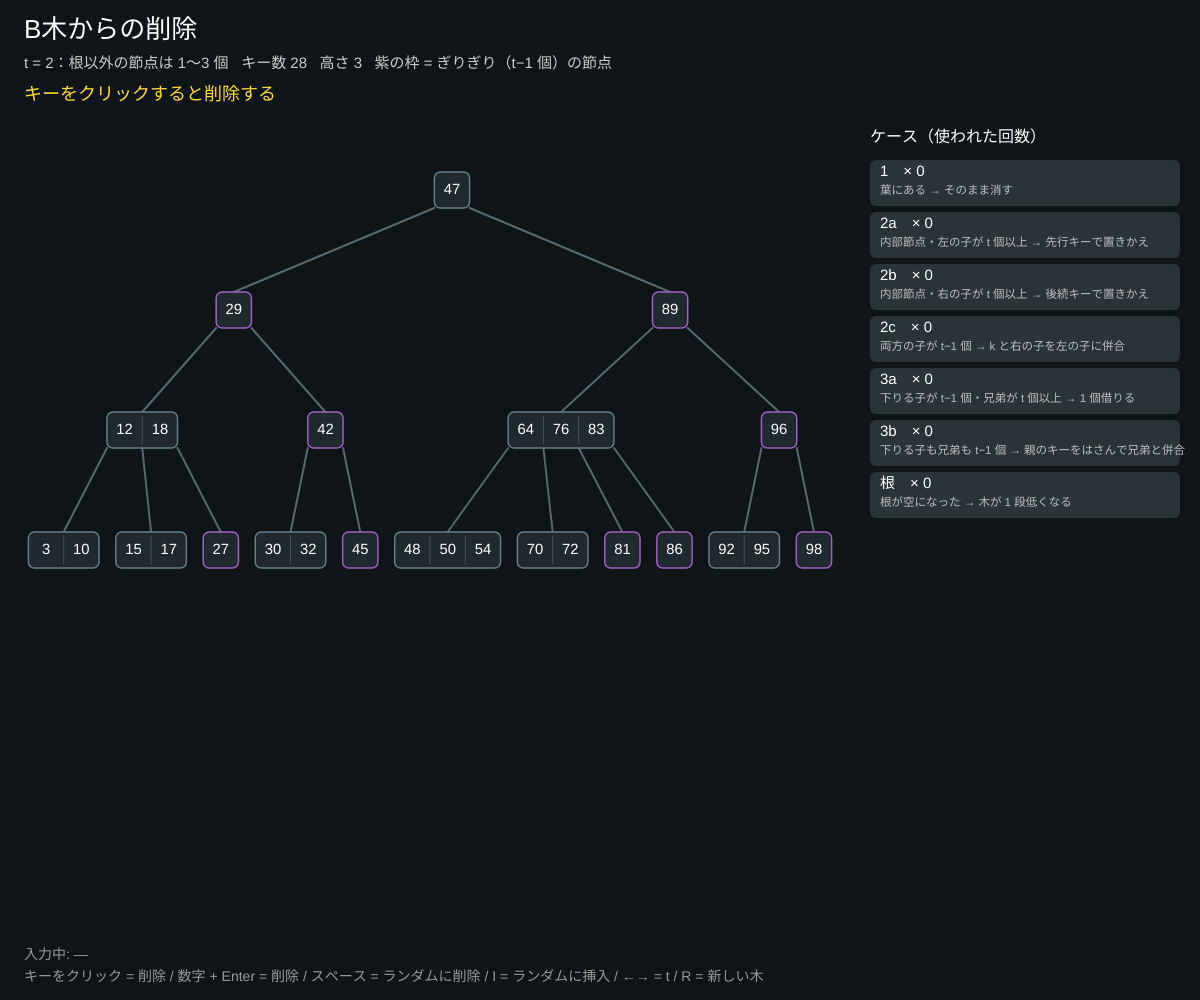
Frame 1 (no input)
Frame 60 (no input): identical to frame 1, image omitted
Frame 120 (the mouse pressed at the canvas centre since frame 60): identical to frame 1, image omitted

The p5.js sketch that drew this single still picture (run headless with seeded random() and noise() and a simulated clock; from frame 60 on, the mouse is pressed at the canvas centre):

// p5.js sketch
// ── sketch.js
// ============================================
// 02 B木からの削除 ─ 6 つのケース
// 下りる前に「子のキーが t 個以上ある」ようにしておくのがコツ
// ケース 1 葉から消す / 2a 先行キーで置換 / 2b 後続キーで置換 / 2c 併合 / 3a 兄弟から借りる（回転）/ 3b 兄弟と併合
// キーをクリックで削除 / 数字 + Enter で削除 / スペースでランダムに削除 / I でランダムに挿入 / ←→ で t / R で新しい木
// ============================================

let T = 2;            // ★ 最小次数 t（3 にすると太い木になる）
let N = 28;           // ★ 最初のキーの数
let SPEED = 0.85;     // ★ 1 コマの秒数

let root, uid = 0;
let frames = [], fi = 0, timer = 0, pending = [];
let keyPos = {}, boxPos = {}, kwNow = 40;
let typed = '';
let tally = { '1': 0, '2a': 0, '2b': 0, '2c': 0, '3a': 0, '3b': 0, 'shrink': 0 };
let lastCase = '';
const CASES = [
  ['1', '葉にある → そのまま消す'],
  ['2a', '内部節点・左の子が t 個以上 → 先行キーで置きかえ'],
  ['2b', '内部節点・右の子が t 個以上 → 後続キーで置きかえ'],
  ['2c', '両方の子が t−1 個 → k と右の子を左の子に併合'],
  ['3a', '下りる子が t−1 個・兄弟が t 個以上 → 1 個借りる'],
  ['3b', '下りる子も兄弟も t−1 個 → 親のキーをはさんで兄弟と併合'],
  ['shrink', '根が空になった → 木が 1 段低くなる'],
];

function setup() {
  createCanvas(windowWidth, windowHeight);
  colorMode(HSB, 360, 100, 100, 100);
  reset();
}

function shuffleArr(a) {
  for (let i = a.length - 1; i > 0; i--) { let j = floor(random(i + 1)); [a[i], a[j]] = [a[j], a[i]]; }
  return a;
}

function reset() {
  uid = 0; root = newNode(true); frames = []; fi = 0; pending = []; keyPos = {}; boxPos = {};
  for (let c in tally) tally[c] = 0;
  lastCase = '';
  for (let k of shuffleArr([...Array(99).keys()].map((i) => i + 1)).slice(0, N)) btInsert(k);
  snap('キーをクリックすると削除する', {});
}

function newNode(leaf) { return { id: uid++, keys: [], kids: [], leaf }; }
function clone(n) { return { id: n.id, keys: [...n.keys], kids: n.kids.map(clone), leaf: n.leaf }; }
function snap(msg, hi) { frames.push({ tree: clone(root), msg, hi, tally: { ...tally }, lastCase }); }
function has(n, k) { return n.keys.includes(k) || n.kids.some((c) => has(c, k)); }
function allKeys(n, out = []) { out.push(...n.keys); n.kids.forEach((c) => allKeys(c, out)); return out; }
function treeH(x) { return x.leaf ? 0 : 1 + treeH(x.kids[0]); }

// ---------- 挿入（木を用意するため）----------
function btInsert(k) {
  if (has(root, k)) return;
  if (root.keys.length === 2 * T - 1) { let s = newNode(false); s.kids.push(root); root = s; splitChild(s, 0); }
  insertNonfull(root, k);
}
function splitChild(x, i) {
  let y = x.kids[i], z = newNode(y.leaf);
  z.keys = y.keys.splice(T);
  let mid = y.keys.pop();
  if (!y.leaf) z.kids = y.kids.splice(T);
  x.keys.splice(i, 0, mid); x.kids.splice(i + 1, 0, z);
}
function insertNonfull(x, k) {
  let i = 0;
  while (i < x.keys.length && k > x.keys[i]) i++;
  if (x.leaf) { x.keys.splice(i, 0, k); return; }
  if (x.kids[i].keys.length === 2 * T - 1) { splitChild(x, i); if (k > x.keys[i]) i++; }
  insertNonfull(x.kids[i], k);
}

// ---------- 削除（下りる前に子のキーを t 個以上にしておく）----------
function mark(c) { tally[c]++; lastCase = c; }
function maxKey(x) { while (!x.leaf) x = x.kids[x.kids.length - 1]; return x.keys[x.keys.length - 1]; }
function minKey(x) { while (!x.leaf) x = x.kids[0]; return x.keys[0]; }
function merge(x, i) {
  let y = x.kids[i], z = x.kids[i + 1];
  y.keys.push(x.keys[i], ...z.keys);
  y.kids.push(...z.kids);
  x.keys.splice(i, 1); x.kids.splice(i + 1, 1);
  return y;
}

function deleteKey(k) {
  if (!has(root, k)) { snap(`${k} は木に入っていない`, {}); return; }
  lastCase = '';
  snap(`${k} を削除：根から下りていく`, { node: root.id, target: k });
  del(root, k);
  if (root.keys.length === 0 && !root.leaf) {
    root = root.kids[0]; mark('shrink');
    snap('根が空になった → ただ 1 つの子が新しい根（木が 1 段低くなる）', { node: root.id });
  }
}

function del(x, k) {
  let i = 0;
  while (i < x.keys.length && k > x.keys[i]) i++;
  if (i < x.keys.length && x.keys[i] === k) {
    if (x.leaf) {
      x.keys.splice(i, 1); mark('1');
      snap(`ケース 1：${k} は葉にあるのでそのまま消す`, { node: x.id });
      return;
    }
    let y = x.kids[i], z = x.kids[i + 1];
    if (y.keys.length >= T) {
      let kp = maxKey(y); mark('2a');
      snap(`ケース 2a：左の子に ${T} 個以上 → 先行キー ${kp} を探す`, { node: x.id, target: k, key: kp });
      x.keys[i] = kp;
      snap(`${k} を ${kp} で置きかえ、左の部分木から ${kp} を消しにいく`, { node: y.id, key: kp });
      del(y, kp);
    } else if (z.keys.length >= T) {
      let ks = minKey(z); mark('2b');
      snap(`ケース 2b：右の子に ${T} 個以上 → 後続キー ${ks} を探す`, { node: x.id, target: k, key: ks });
      x.keys[i] = ks;
      snap(`${k} を ${ks} で置きかえ、右の部分木から ${ks} を消しにいく`, { node: z.id, key: ks });
      del(z, ks);
    } else {
      mark('2c');
      snap(`ケース 2c：両隣の子が ${T - 1} 個しかない → 併合する`, { node: x.id, target: k });
      merge(x, i);
      snap(`${k} を真ん中にして 2 つの子を 1 つにした（${2 * T - 1} 個）`, { node: y.id, target: k });
      del(y, k);
    }
    return;
  }
  if (x.leaf) return;
  let c = x.kids[i];
  if (c.keys.length === T - 1) {
    let ls = i > 0 ? x.kids[i - 1] : null, rs = i < x.kids.length - 1 ? x.kids[i + 1] : null;
    if (ls && ls.keys.length >= T) {
      mark('3a');
      snap(`ケース 3a：下りる子が ${T - 1} 個 → 左の兄弟から借りる`, { node: c.id, target: k });
      c.keys.unshift(x.keys[i - 1]); x.keys[i - 1] = ls.keys.pop();
      if (!ls.leaf) c.kids.unshift(ls.kids.pop());
      snap('親のキーが下り、兄弟のキーが親へ上がった（回転）', { node: c.id, target: k });
    } else if (rs && rs.keys.length >= T) {
      mark('3a');
      snap(`ケース 3a：下りる子が ${T - 1} 個 → 右の兄弟から借りる`, { node: c.id, target: k });
      c.keys.push(x.keys[i]); x.keys[i] = rs.keys.shift();
      if (!rs.leaf) c.kids.push(rs.kids.shift());
      snap('親のキーが下り、兄弟のキーが親へ上がった（回転）', { node: c.id, target: k });
    } else {
      mark('3b');
      snap(`ケース 3b：子も兄弟も ${T - 1} 個 → 親のキーをはさんで併合`, { node: c.id, target: k });
      c = rs ? merge(x, i) : merge(x, i - 1);
      snap('併合した。これで安心して下りられる', { node: c.id, target: k });
    }
  }
  snap('子へ下りる', { node: c.id, target: k });
  del(c, k);
}

// ---------- 配置 ----------
function layout(rt) {
  const KW = 42, GAP = 20;
  function wid(n) {
    let own = max(1, n.keys.length) * KW + GAP;
    n._w = n.leaf ? own : max(own, n.kids.reduce((s, c) => s + wid(c), 0));
    return n._w;
  }
  let W = wid(rt), s = min(1.3, (width - 380) / W);
  let LH = min(120, (height - 300) / max(1, treeH(rt)));
  let boxes = [], edges = [], kt = {}, byId = {};
  function place(n, left, d) {
    let cx;
    if (n.leaf) cx = left + n._w / 2;
    else {
      let sum = n.kids.reduce((a, c) => a + c._w, 0), l = left + (n._w - sum) / 2, cs = [];
      for (let c of n.kids) { cs.push(place(c, l, d + 1)); l += c._w; }
      cx = (cs[0] + cs[cs.length - 1]) / 2;
    }
    n._x = (width - 340) / 2 + (cx - W / 2) * s; n._y = 190 + d * LH;
    return cx;
  }
  place(rt, 0, 0);
  (function collect(n) {
    let w = max(1, n.keys.length) * KW * s, left = n._x - w / 2;
    let b = { id: n.id, x: n._x, y: n._y, w, n: n.keys.length };
    boxes.push(b); byId[n.id] = b;
    n.keys.forEach((k, j) => (kt[k] = { x: left + (j + 0.5) * KW * s, y: n._y }));
    n.kids.forEach((c, j) => { edges.push([n.id, j, c.id]); collect(c); });
  })(rt);
  return { boxes, edges, kt, byId, kw: KW * s };
}

function draw() {
  background(200, 35, 9);
  let F = frames[fi];
  timer += deltaTime / 1000;
  if (timer > SPEED && fi < frames.length - 1) { timer = 0; fi++; F = frames[fi]; }
  if (fi === frames.length - 1 && pending.length && timer > SPEED * 0.5) { timer = 0; let p = pending.shift(); p.op === 'del' ? deleteKey(p.k) : (btInsert(p.k), snap(`${p.k} を挿入した`, { key: p.k })); }

  let L = layout(F.tree);
  kwNow = L.kw;
  for (let b of L.boxes) {
    if (!boxPos[b.id]) boxPos[b.id] = { x: b.x, y: b.y, w: b.w };
    let p = boxPos[b.id];
    p.x = lerp(p.x, b.x, 0.15); p.y = lerp(p.y, b.y, 0.15); p.w = lerp(p.w, b.w, 0.15);
  }
  stroke(200, 25, 45); strokeWeight(2);
  for (let [pid, j, cid] of L.edges) {
    let p = boxPos[pid], c = boxPos[cid], n = max(1, L.byId[pid].n);
    line(p.x - p.w / 2 + j * (p.w / n), p.y + 18, c.x, c.y - 18);
  }
  rectMode(CENTER); textAlign(CENTER, CENTER);
  for (let b of L.boxes) {
    let p = boxPos[b.id], on = F.hi.node === b.id, thin = b.n === T - 1 && b.id !== F.tree.id;
    fill(on ? color(200, 40, 30) : color(200, 30, 18));
    stroke(on ? color(50, 90, 100) : thin ? color(280, 50, 75) : color(200, 30, 55));
    strokeWeight(on ? 3.5 : 1.5);
    rect(p.x, p.y, p.w, 36, 6);
    stroke(200, 25, 35); strokeWeight(1);
    for (let j = 1; j < b.n; j++) { let x = p.x - p.w / 2 + j * (p.w / b.n); line(x, p.y - 14, x, p.y + 14); }
  }
  let ts = constrain(L.kw * 0.42, 10, 18);
  for (let k in L.kt) {
    let t = L.kt[k];
    if (!keyPos[k]) keyPos[k] = { x: t.x, y: t.y };
    keyPos[k].x = lerp(keyPos[k].x, t.x, 0.15); keyPos[k].y = lerp(keyPos[k].y, t.y, 0.15);
    let p = keyPos[k], tg = F.hi.target === +k, hi = F.hi.key === +k;
    let hover = dist(mouseX, mouseY, p.x, p.y) < L.kw / 2;
    if (tg || hi || hover) { noStroke(); fill(tg ? color(355, 75, 90) : hi ? color(50, 85, 100) : color(0, 0, 100, 25)); circle(p.x, p.y, 30); }
    noStroke(); fill(hi ? color(0, 0, 10) : color(0, 0, 100)); textSize(ts); text(k, p.x, p.y);
  }
  for (let k in keyPos) if (!L.kt[k]) delete keyPos[k];

  // ケース表
  let px = width - 330;
  textAlign(LEFT, TOP); noStroke();
  fill(0, 0, 100); textSize(16); text('ケース（使われた回数）', px, 130);
  CASES.forEach(([c, d], j) => {
    let y = 160 + j * 52, on = F.lastCase === c;
    fill(on ? color(50, 85, 100) : color(200, 25, 22)); rectMode(CORNER); rect(px, y, 310, 46, 6);
    fill(on ? color(0, 0, 10) : color(0, 0, 100)); textSize(15); text(`${c === 'shrink' ? '根' : c}　× ${F.tally[c]}`, px + 10, y + 4);
    textSize(11.5); fill(on ? color(0, 0, 20) : color(0, 0, 75)); text(d, px + 10, y + 25);
  });

  fill(0, 0, 100); textSize(26); text('B木からの削除', 24, 18);
  textSize(15); fill(0, 0, 80);
  text(`t = ${T}：根以外の節点は ${T - 1}〜${2 * T - 1} 個   キー数 ${allKeys(F.tree).length}   高さ ${treeH(F.tree)}   紫の枠 = ぎりぎり（t−1 個）の節点`, 24, 56);
  fill(50, 80, 100); textSize(18); text(F.msg, 24, 86);
  fill(0, 0, 60); textSize(14);
  text(`入力中: ${typed || '―'}`, 24, height - 52);
  text('キーをクリック = 削除 / 数字 + Enter = 削除 / スペース = ランダムに削除 / I = ランダムに挿入 / ←→ = t / R = 新しい木', 24, height - 30);
}

function mousePressed() {
  for (let k in keyPos) if (dist(mouseX, mouseY, keyPos[k].x, keyPos[k].y) < max(12, kwNow / 2)) { pending.push({ op: 'del', k: +k }); return; }
}

function keyPressed() {
  if (key >= '0' && key <= '9') { typed = (typed + key).slice(-3); return; }
  if (key === 'Backspace') { typed = typed.slice(0, -1); return; }
  if (key === 'Enter' && typed) { pending.push({ op: 'del', k: int(typed) }); typed = ''; return; }
  if (key === ' ') {
    let ks = allKeys(root);
    if (ks.length) pending.push({ op: 'del', k: random(ks) });
    return false;
  }
  if (key === 'i' || key === 'I') pending.push({ op: 'ins', k: floor(random(1, 100)) });
  if (key === 'ArrowRight') { T = min(4, T + 1); reset(); }
  if (key === 'ArrowLeft') { T = max(2, T - 1); reset(); }
  if (key === 'r' || key === 'R') reset();
}

function windowResized() { resizeCanvas(windowWidth, windowHeight); }
